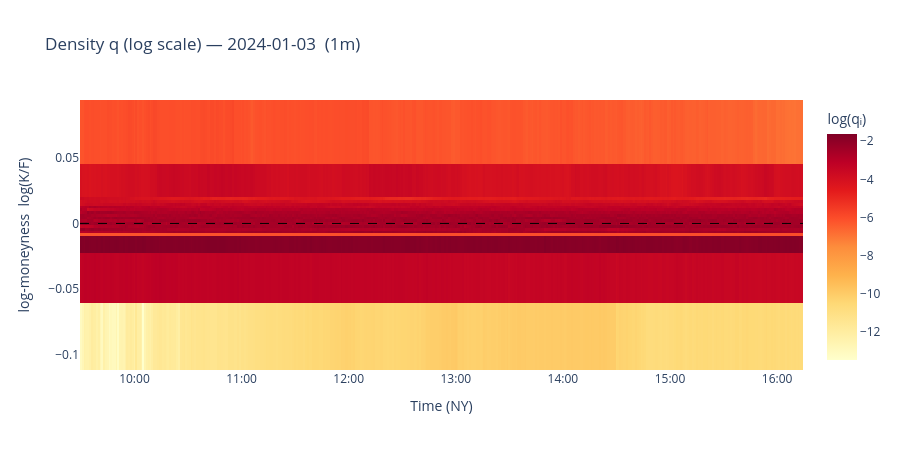

Notebook cell for this chart:
### Code cell
# ── Risk-neutral density q heatmap ───────────────────────────────────────
import datetime as _dt
from zoneinfo import ZoneInfo

import plotly.graph_objects as go

_ny = ZoneInfo("America/New_York")

if not good:
    fig = go.Figure()
    fig.update_layout(title="Density q — no data")
else:
    n = len(good)
    mat = np.full((len(anchor_lk), n), np.nan)
    ts_nums = np.empty(n)
    for j, r in enumerate(good):
        mat[:, j] = r["densities"][0]
        ts_nums[j] = _ts_num(r)

    x_dt = [_dt.datetime.fromtimestamp(t, tz=_ny) for t in ts_nums]
    log_mat = np.log(np.where(mat > 0, mat, np.nan))

    fig = go.Figure(
        go.Heatmap(
            x=x_dt,
            y=anchor_lk,
            z=log_mat,
            colorscale="YlOrRd",
            colorbar=dict(title="log(qᵢ)"),
        )
    )

    fig.add_hline(y=0, line=dict(color="black", width=1, dash="dash"))

    fig.update_layout(
        title=f"Density q (log scale) — {TRADE_DATE}  ({BATCH_FREQ})",
        xaxis=dict(title="Time (NY)", tickformat="%H:%M"),
        yaxis=dict(title="log-moneyness  log(K/F)"),
        width=900,
        height=450,
    )

fig

### Figure 1 — Plotly figure (JSON) as saved in the notebook; plotly's stock layout.template omitted (floating-point values rounded to 4 significant figures; data arrays with more than 128 entries replaced by an {"elided": "..."} marker saying what was removed)
{"data": [{"colorbar": {"title": {"text": "log(qᵢ)"}}, "colorscale": [[0, "rgb(255,255,204)"], [0.125, "rgb(255,237,160)"], [0.25, "rgb(254,217,118)"], [0.375, "rgb(254,178,76)"], [0.5, "rgb(253,141,60)"], [0.625, "rgb(252,78,42)"], [0.75, "rgb(227,26,28)"], [0.875, "rgb(189,0,38)"], [1, "rgb(128,0,38)"]], "type": "heatmap", "x": {"elided": "403 str values"}, "y": [-0.08606, -0.03477, -0.01083, -0.008681, -0.006537, -0.004398, -0.002264, -0.0001338, 0.001992, 0.004113, 0.006229, 0.008341, 0.01045, 0.01255, 0.01465, 0.01674, 0.01883, 0.02092, 0.06971], "z": {"elided": "19x403 float values"}}], "layout": {"height": 450, "shapes": [{"line": {"color": "black", "dash": "dash", "width": 1}, "type": "line", "x0": 0, "x1": 1, "xref": "x domain", "y0": 0, "y1": 0, "yref": "y"}], "title": {"text": "Density q (log scale) — 2024-01-03  (1m)"}, "width": 900, "xaxis": {"tickformat": "%H:%M", "title": {"text": "Time (NY)"}}, "yaxis": {"title": {"text": "log-moneyness  log(K/F)"}}}}
